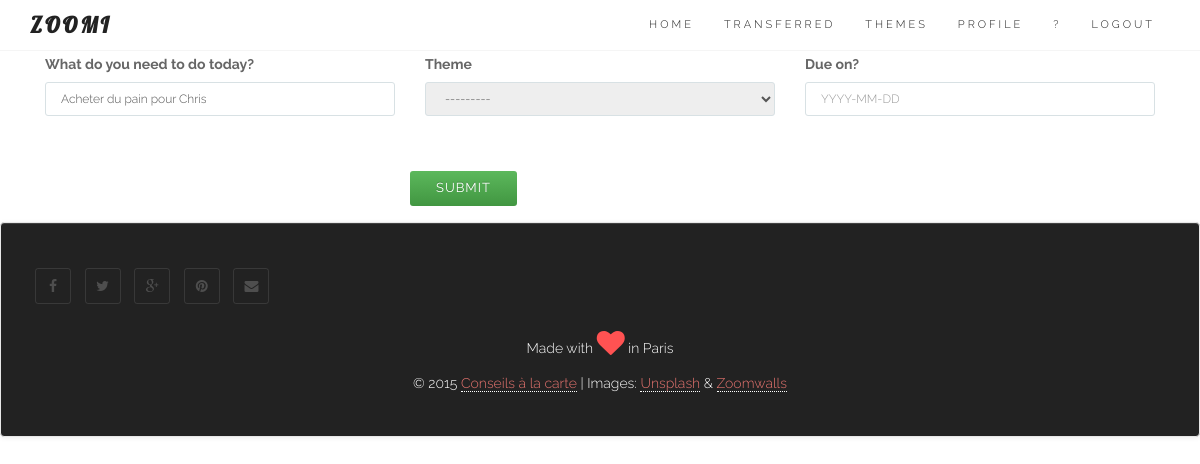
The app's page /entries/6/ (signed in), older data.
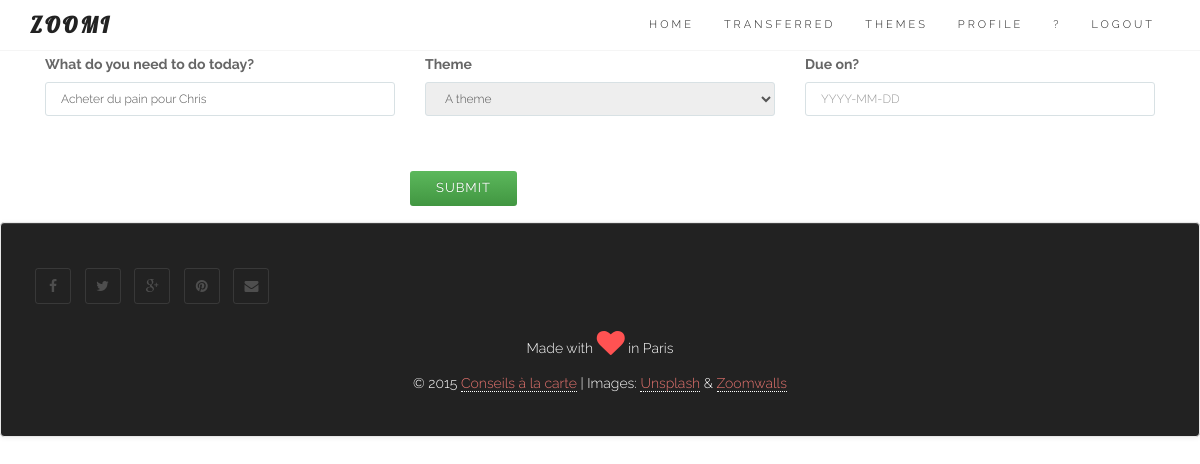
The same page, newer data.
### core/models.py (models this page shows, shortened)
class Entry(models.Model):
	user = models.ForeignKey(User)
	name = models.CharField(max_length=100)
	data = models.CharField(max_length=200, blank=True)
	order = models.IntegerField(default=1000)
	duedate = models.DateField(null=True, blank=True)
	done = models.BooleanField(default=False) # 0 = to do / 1 = completed
	impediment = models.BooleanField(default=False) # 0 = No / 1 = Yes
	transfered = models.BooleanField(default=False) # 0 = No / 1 = Yes = no longer in your List
	personal = models.BooleanField(default=False) # 0 = No / 1 = Yes
	assignees = models.ManyToManyField(User, related_name='assignees',blank=True)
	section = models.BooleanField(default=False) # 0 = No / 1 = Yes
	created_at = models.DateTimeField(auto_now_add=True)
	completed_on = models.DateTimeField(null=True, blank=True)
	theme = models.ForeignKey(Theme, null=True, blank=True)
	class Meta:
		ordering = ['order']
		verbose_name_plural = "entries"

### core/views.py (the view, shortened to what this page needs)
# urls.py: url(r'^entries/(?P<pk>\d+)/$', login_required(coreviews.EntryUpdateView.as_view()), name='detail'),
class EntryUpdateView(UpdateView): # re-used from v2
	model = coremodels.Entry
	template_name = 'base/form.html'
	form_class = coremodels.EntryUpdateForm
	def get_queryset(self):
		base_qs = super(EntryUpdateView, self).get_queryset()
		return base_qs.filter(Q(user=self.request.user) | Q(assignees=self.request.user))
	def get_form_kwargs(self):
		kwargs = super(EntryUpdateView, self).get_form_kwargs()
		kwargs['user'] = self.request.user
		return kwargs

### core/models.py (called while the page is built)
	def __str__(self):
		return str(self.name)

### templates/base/form.html (shortened to what this page needs)
{% extends "base/theme.html" %}
{% load staticfiles %}
{% load widget_tweaks %}
{% block content %}
<link rel="stylesheet" href="{% static "css/zoomi.css" %}">
<section id="services">
<div class="container">
<div class="row">
{% if form %}
<div class="col-md-12">
<form action="" method="post" enctype="multipart/form-data">{% csrf_token %}{{ form.media }}
{% for field in form %}
<div class="col-md-4">
	<div class="form-group warning">
	<label for="exampleInputFile">{{ field.label }}</label>
	{{ field|add_class:"form-control"}}
	</div>
</div>
{% endfor %}
<input type="submit" class="btn btn-success" role="button" value="{{ verb|default:"Submit" }}" />
</form>
</div>
{% endif %}
</div>
</div>
</section>
<p>
{% endblock %}

### templates/base/theme.html (shortened to what this page needs)
{% load staticfiles %}
{% load widget_tweaks %}
<!DOCTYPE html>
<html lang="en">
<head>
{% block css_js %}
		<link rel="stylesheet" href="https://maxcdn.bootstrapcdn.com/bootstrap/3.3.6/css/bootstrap.min.css">
		<link rel="stylesheet" href="https://maxcdn.bootstrapcdn.com/bootstrap/3.3.6/css/bootstrap-theme.min.css">
	<link href="{% static "css/font-awesome.min.css" %}" rel="stylesheet" media="screen">
	<link href="{% static "css/simple-line-icons.css" %}" rel="stylesheet" media="screen">
	<link href="{% static "css/animate.css" %}" rel="stylesheet">
	<link href="{% static "css/style.css" %}" rel="stylesheet" media="screen">
	<link rel="stylesheet" href="https://code.jquery.com/mobile/1.4.5/jquery.mobile-1.4.5.min.css" />
{% endblock %}
</head>
<body>
{% block navigation %}
	<header class="header">
		<nav class="navbar navbar-custom" role="navigation">
			<div class="container">
				<div class="navbar-header">
					<a class="navbar-brand" href="/">Zoomi</a>
				</div>
				<div class="collapse navbar-collapse" id="custom-collapse" data-role="navbar">
					<ul class="nav navbar-nav navbar-right">
						<li><a href="/">Home</a></li>
						{% if user.is_authenticated %}
						<li>
						    <a class="page-scroll" href="/transferred">Transferred</a>
						</li>
						<li>
						    <a class="page-scroll" href="/themes">Themes</a>
						</li>
						<li>
						    <a class="page-scroll" href="/user/details">Profile</a>
						</li>
						<li>
						    <a class="page-scroll" href="/releases">?</a>
						</li>
						<li>
						    <a class="page-scroll" href="/logout">Logout</a>
						</li>
						{% else %}
						<li>
						    <a class="page-scroll" href="/entrance">Log in</a>
						</li>
						{% endif %}
 					</ul>
				</div>
			</div>
		</nav>
	</header>
{% endblock %}
<div class="container">
	<div class="row">
		<div class="col-sm-12">
		</div>
	</div>
</div>
{% block content %}{% endblock %}
{% block footer %}
	<footer id="footer" class="navbar navbar-default">
		<div class="container">
			<div class="row">
				<div class="col-sm-12">
					<ul class="social-links">
						<li><a href="index.html#" class="wow fadeInUp"><i class="fa fa-facebook"></i></a></li>
						<li><a href="index.html#" class="wow fadeInUp" data-wow-delay=".1s"><i class="fa fa-twitter"></i></a></li>
						<li><a href="index.html#" class="wow fadeInUp" data-wow-delay=".2s"><i class="fa fa-google-plus"></i></a></li>
						<li><a href="index.html#" class="wow fadeInUp" data-wow-delay=".4s"><i class="fa fa-pinterest"></i></a></li>
						<li><a href="index.html#" class="wow fadeInUp" data-wow-delay=".5s"><i class="fa fa-envelope"></i></a></li>
					</ul>
					<p class="heart">
                        Made with <span class="fa fa-heart fa-2x animated pulse"></span> in Paris
                    </p>
                    <p class="copyright">
                        © 2015 <a href="http://conseil.garconnet.ch" target=_new >Conseils à la carte</a> | Images: <a href="https://unsplash.com/">Unsplash</a> & <a href="http://zoomwalls.com/">Zoomwalls</a>
					</p>
				</div>
			</div>
		</div>
	</footer>
{% endblock %}
</body>
</html>

### templates/entry/create.html (shortened to what this page needs)
{% load widget_tweaks %}

### static/css/style.css (style rules this page uses)
body { font: 300 14px/1.8 'Raleway', sans-serif; color: #666; overflow-x: hidden; }
a { color: #E7746F; }
.navbar a, .form-control { -webkit-transition: all 0.4s ease-in-out 0s; -moz-transition: all 0.4s ease-in-out 0s; -ms-transition: all 0.4s ease-in-out 0s; -o-transition: all 0.4s ease-in-out 0s; transition: all 0.4s ease-in-out 0s; }
a, .btn { -webkit-transition: all 0.125s ease-in-out 0s; -moz-transition: all 0.125s ease-in-out 0s; -ms-transition: all 0.125s ease-in-out 0s; -o-transition: all 0.125s ease-in-out 0s; transition: all 0.125s ease-in-out 0s; }
.btn, .form-control, .form-control:hover, .form-control:focus, .navbar-custom .dropdown-menu { -webkit-box-shadow: none; box-shadow: none; }
.btn, .iconbox, .progress, #filter li, .scroll-up a, .form-control, .input-group-addon { -webkit-border-radius: 3px; -moz-border-radius: 3px; -o-border-radius: 3px; border-radius: 3px; }
.form-control { background: #FFF; border: 1px solid #D8E1E4; font-size: 12px; padding: 0 15px; }
.btn { font-family: Raleway, sans-serif; text-transform: uppercase; letter-spacing: 1px; font-size: 13px; padding: 8px 26px; border: 0; }
#footer { background: #222; text-align: center; padding: 40px 0; color: #FFF; }
.copyright { margin: 0; }
.copyright a { border-bottom: 1px dotted #fff; }
#footer span { animation-iteration-count: infinite; -webkit-animation-iteration-count: infinite; color: #ff5252; }
.social-links { list-style: none; padding: 0; margin: 0 0 20px; }
.social-links li { display: inline-block; margin: 5px; }
.social-links a { width: 36px; height: 36px; display: block; line-height: 35px; text-align: center; border: 1px solid rgba(255, 255, 255, .1); -webkit-border-radius: 3px; -moz-border-radius: 3px; border-radius: 3px; font-size: 14px; color: rgba(255, 255, 255, .2); }
.header { border-bottom: 1px solid #f5f5f5; position: relative; width: 100%; z-index: 998; }
.navbar-custom { border: 0; border-radius: 0; margin: 0; text-transform: uppercase; font-family: Raleway, sans-serif; }
.navbar-custom, .navbar-custom .dropdown-menu { background: #fff; padding: 0; }
.navbar-custom .navbar-brand, .navbar-custom .navbar-nav > li > a, .navbar-custom .navbar-nav .dropdown-menu > li > a { font-size: 11px; letter-spacing: 3px; color: #222; }
.navbar-custom .navbar-brand { font-weight: 700; font-size: 22px; font-family: Lobster, cursive; }

### static/css/zoomi.css (style rules this page uses)
html { position: relative; min-height: 100%; }
body { margin-bottom: 130px; }
ul { padding: 0; text-align: left; list-style: none; }

Row changes from the older to the newer data that the page shows:
changed Entry "Acheter du pain pour Chris": theme "---------" → "A theme"
